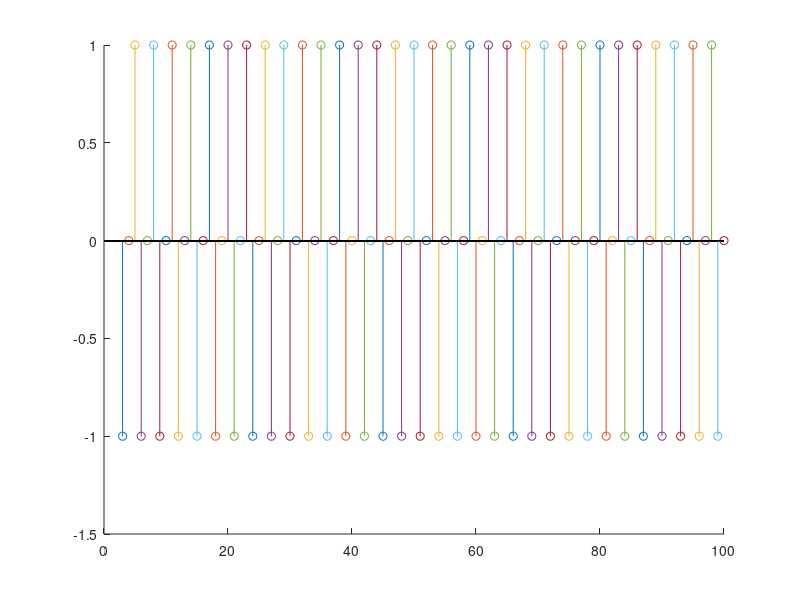

This chart was generated by the following MATLAB code:
w0 = pi/3;
a1 = 2*cos(w0);
a2 = 1;
b0 = 1;

%n = (0:1:500);

for n = 3:1:501
  if (n == 3)
    x(n) = 1;
  else
    x(n) = 0;
  endif
  
  if (n == 3)
    y(n-1) = 1;
    y(n-2) = 1;
  endif
    y(n) = -a1*y(n-1)-a2*y(n-2)+b0*x(n);
endfor

figure;
hold on;
for n = 3:1:100;
  stem(n, y(n));
endfor
hold off;